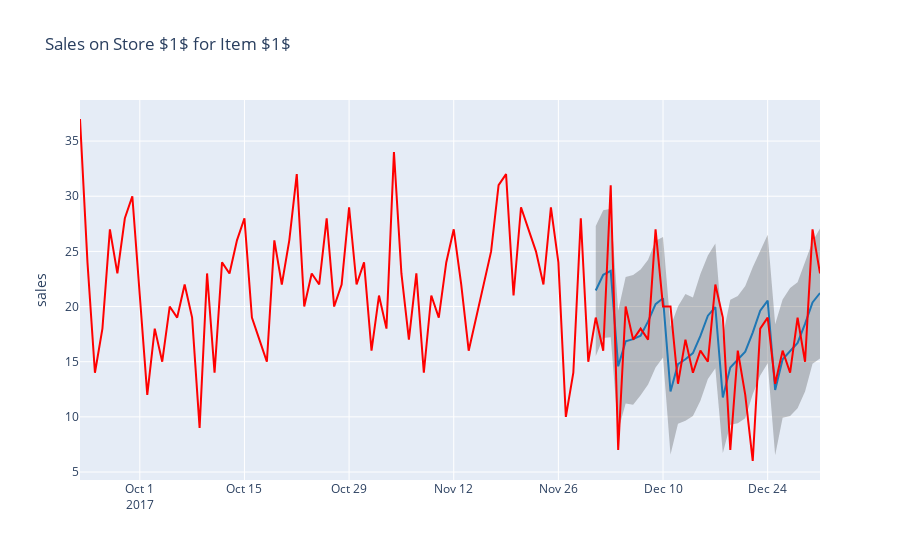

Notebook cell for this chart:
### Markdown cell above
As a result, the relative error of our forecast (MAPE) is about 27.5%, and on average our model is wrong by 3.54 predicts (MAE).

### Code cell
from plotly.offline import init_notebook_mode, iplot
from plotly import graph_objs as go

# Initialize plotly
init_notebook_mode(connected=True)

def show_forecast(cmp_df, num_predictions, num_values, title):
    """Visualize the forecast."""
    
    def create_go(name, column, num, **kwargs):
        points = cmp_df.tail(num)
        args = dict(name=name, x=points.index, y=points[column], mode='lines')
        args.update(kwargs)
        return go.Scatter(**args)
    
    lower_bound = create_go('Lower Bound', 'yhat_lower', num_predictions,
                            line=dict(width=0),
                            marker=dict(color="aqua"))
    upper_bound = create_go('Upper Bound', 'yhat_upper', num_predictions,
                            line=dict(width=0),
                            marker=dict(color="aqua"),
                            fillcolor='rgba(68, 68, 68, 0.3)', 
                            fill='tonexty')
    forecast = create_go('Forecast', 'yhat', num_predictions,
                         line=dict(color='rgb(31, 119, 180)'))
    actual = create_go('Actual', 'y', num_values,
                       marker=dict(color="red"))
    
    # In this case the order of the series is important because of the filling
    data = [lower_bound, upper_bound, forecast, actual]

    layout = go.Layout(yaxis=dict(title='sales'), title=title, showlegend = False)
    fig = go.Figure(data=data, layout=layout)
    iplot(fig, show_link=False)

show_forecast(cmp_df, prediction_size, 100, 'Sales on Store $1$ for Item $1$')
